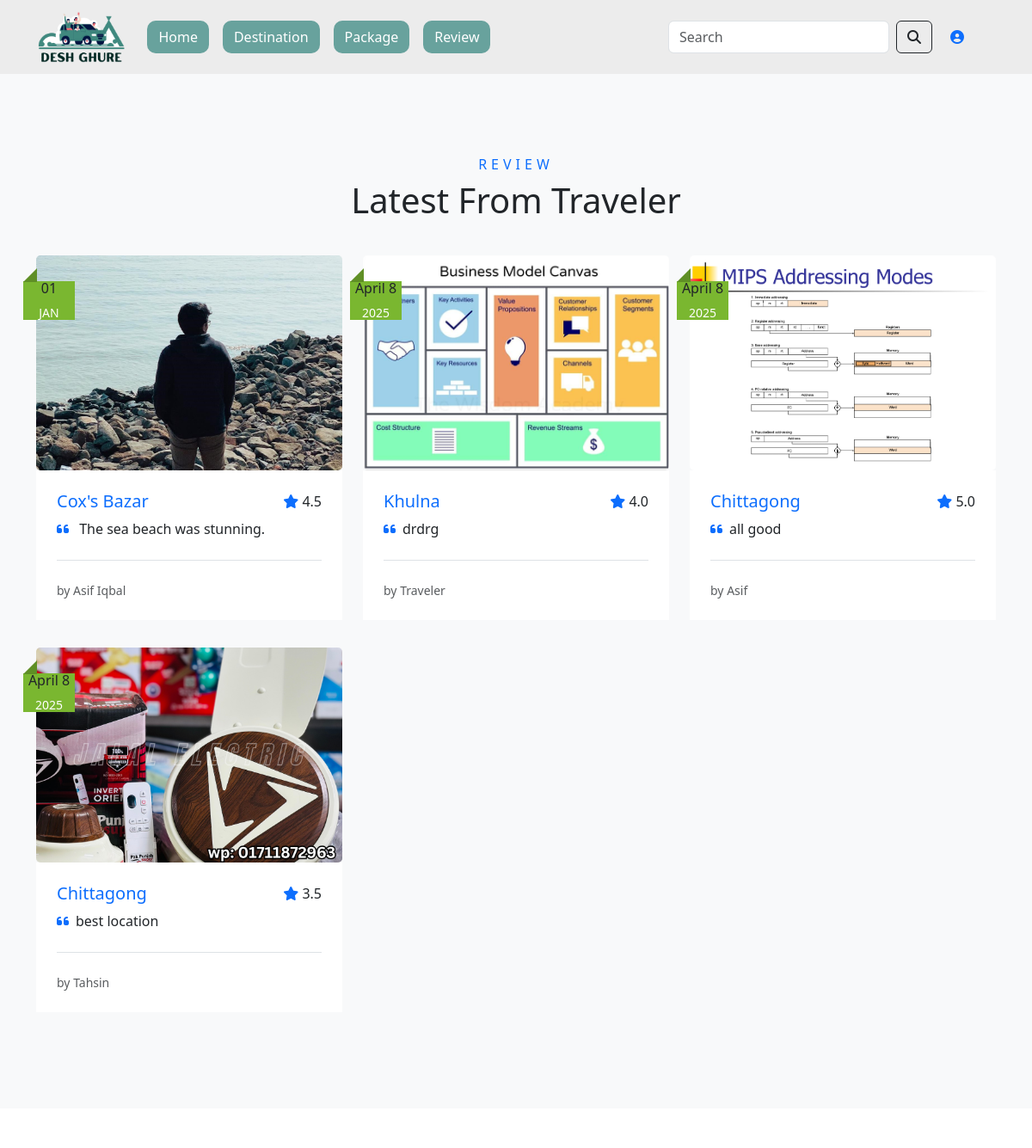
/review/ (upper part), run on an earlier commit of the app's database.
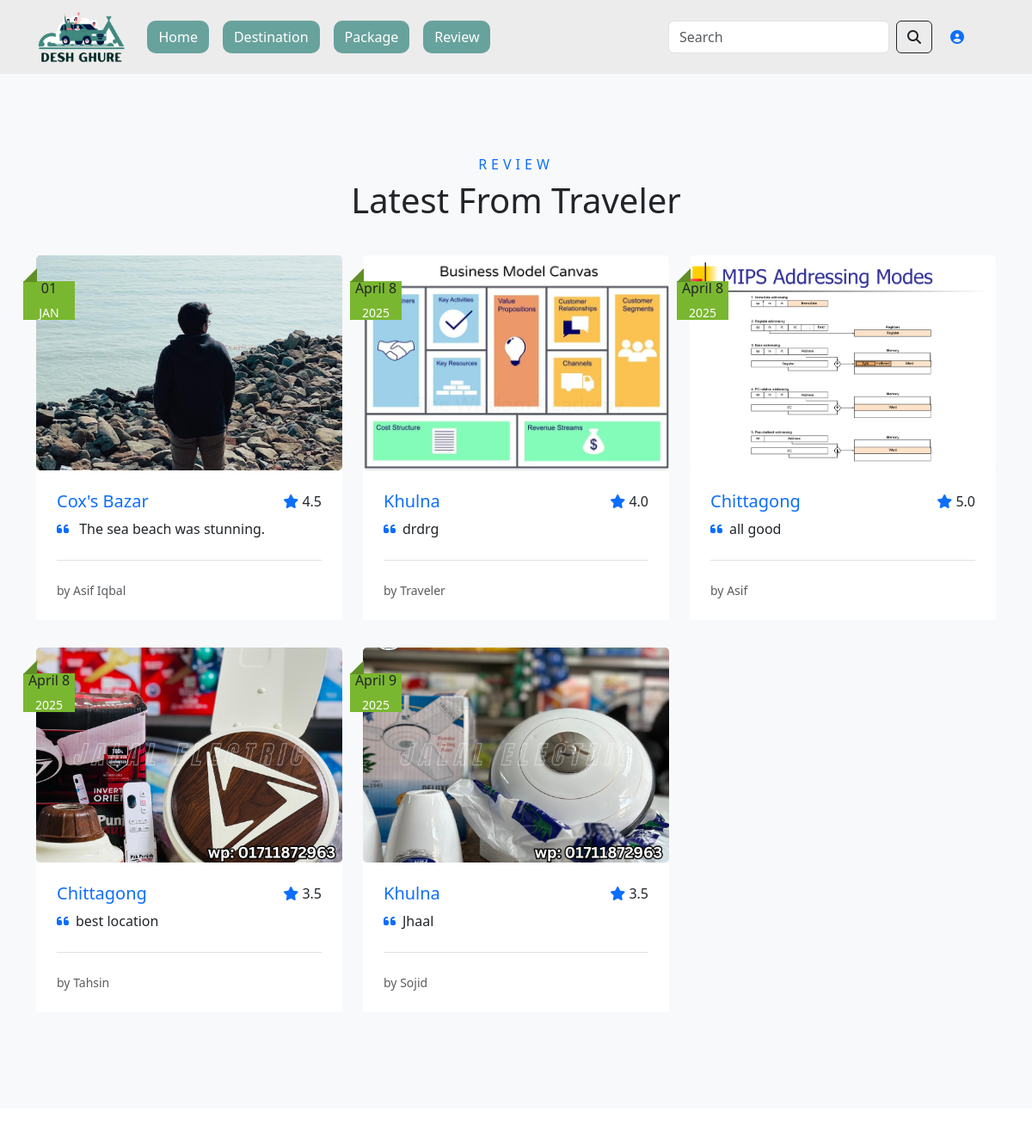
And on a later commit of the database.
### TestApp/models.py (models this page shows, shortened)
class Review(models.Model):
    location=models.CharField(max_length=100)
    rating = models.FloatField(validators=[MinValueValidator(1), MaxValueValidator(5)],default=5.0)
    details=models.TextField()
    reviewer_name=models.CharField(max_length=100,default="Traveler")
    review_date=models.DateTimeField(auto_now_add=True)
    review_img=models.ImageField(upload_to="review_pic")

### TestApp/views.py (the view)
# urls.py: path('review/', t_views.review, name='review'),  # Review Page
def review(request):
    reviews=Review.objects.all()
    context={'reviews': reviews}
    return render(request, template_name='TestApp/review.html',context=context)

### template/TestApp/review.html
{%extends 'base.html' %}
{% block content%}
{% load static %}
<div class="container-fluid py-5 bg-light">
    <div class="container pt-5 pb-3">
        <div class="text-center mb-3 pb-3">
            <h6 class="text-primary text-uppercase" style="letter-spacing: 5px;">Review</h6>
            <h1>Latest From Traveler</h1>
        </div>
        <div class="row pb-3">
            <div class="col-lg-4 col-md-6 mb-4 pb-2">
                <div class="blog-item package-item ">
                    <div class="position-relative" >
                        <img class="img-fluid fixed-image" src="{% static 'images/home/chittagong.jpg' %}" alt="" >
                        <div class="blog-date">
                            <h6 class="font-weight-bold mb-n1">01</h6>
                            <small class="text-white text-uppercase">Jan</small>
                        </div>
                    </div>
                    <div class="bg-white p-4">
                        <div class="d-flex justify-content-between align-items-center mb-2">
                            <h5 class="mb-0 text-primary">Cox's Bazar</h5>
                            <h6 class="m-0"><i class="fa fa-star text-primary mr-2"></i> 4.5</h6>
                          </div>
                          <p class="mb-3">
                            <i class="fas fa-quote-left text-primary me-2"></i>
                            The sea beach was stunning.
                          </p>
                          <div class="border-top mt-4 pt-4">
                            <div class="d-flex justify-content-between">
                                <small class="text-muted">by Asif Iqbal</small>
                            </div>
                        </div>
                        </div>
                </div>
            </div>
    {% for review in reviews %}
            <div class="col-lg-4 col-md-6 mb-4 pb-2">
                <div class="blog-item package-item ">
                    <div class="position-relative" >
                        <img class="img-fluid fixed-image" src="/media/{{review.review_img}}" alt="" >
                        <div class="blog-date">
                            <h6 class="font-weight-bold mb-n1">{{review.review_date|date:"F j"}}</h6>
                            <small class="text-white text-uppercase">{{review.review_date|date:"Y"}}</small>
                        </div>
                    </div>
                    <div class="bg-white p-4">
                        <div class="d-flex justify-content-between align-items-center mb-2">
                            <h5 class="mb-0 text-primary">{{review.location}}</h5>
                            <h6 class="m-0"><i class="fa fa-star text-primary mr-2"></i> {{review.rating}}</h6>
                          </div>
                          <p class="mb-3">
                            <i class="fas fa-quote-left text-primary me-2"></i>{{ review.details|truncatewords:20 }}
                          </p>
                          <div class="border-top mt-4 pt-4">
                            <div class="d-flex justify-content-between">
                                <small class="text-muted">by {{review.reviewer_name}}</small>
                            </div>
                        </div>
                        </div>
                </div>
            </div>
    {% endfor %}
</div>
    </div>
</div>
{% endblock%}

What changed in the data, as far as the page shows it:
added Review: review_img (picture), review_date "April 9", review_date "2025", location "Khulna", rating "3.5", details "Jhaal", reviewer_name "Sojid"
